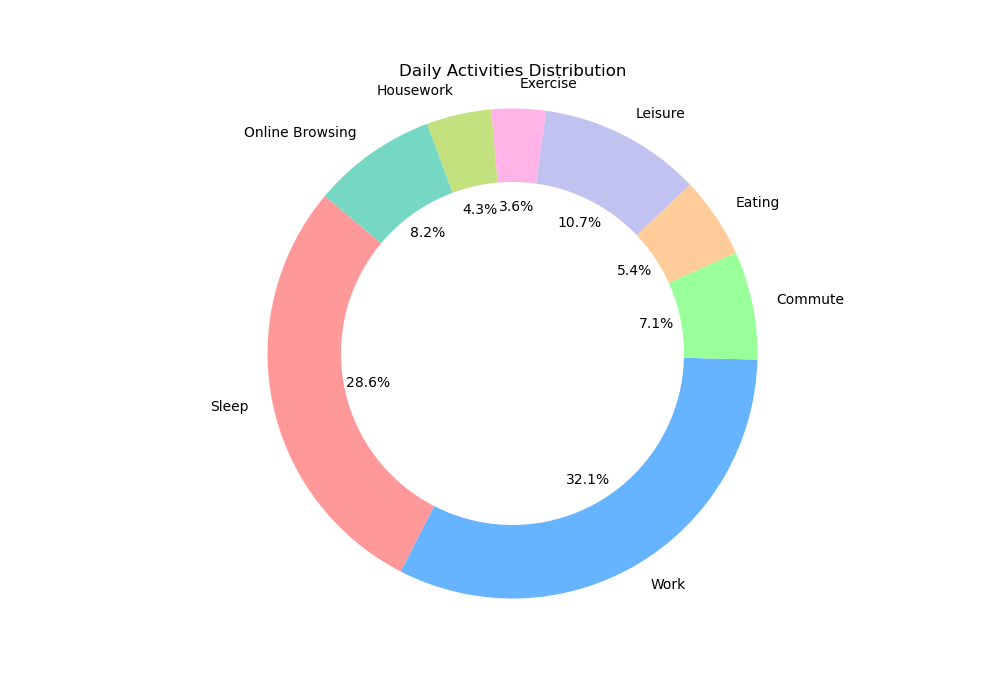

Write the Python code that produced this figure.

import matplotlib.pyplot as plt

# Data to plot
activities = ['Sleep', 'Work', 'Commute', 'Eating', 'Leisure', 'Exercise', 'Housework', 'Online Browsing']
time_spent = [8, 9, 2, 1.5, 3, 1, 1.2, 2.3]
colors = ['#ff9999', '#66b3ff', '#99ff99', '#ffcc99', '#c2c2f0', '#ffb3e6', '#c4e17f', '#76d7c4']

# Plot pie chart
plt.figure(figsize=(10, 7))
plt.pie(time_spent, labels=activities, colors=colors, autopct='%1.1f%%', startangle=140)

# Draw a circle at the center of pie to make it look like a donut
centre_circle = plt.Circle((0,0),0.70,fc='white')
fig = plt.gcf()
fig.gca().add_artist(centre_circle)

# Equal aspect ratio ensures that pie is drawn as a circle.
plt.axis('equal')

plt.title('Daily Activities Distribution')
plt.show()
